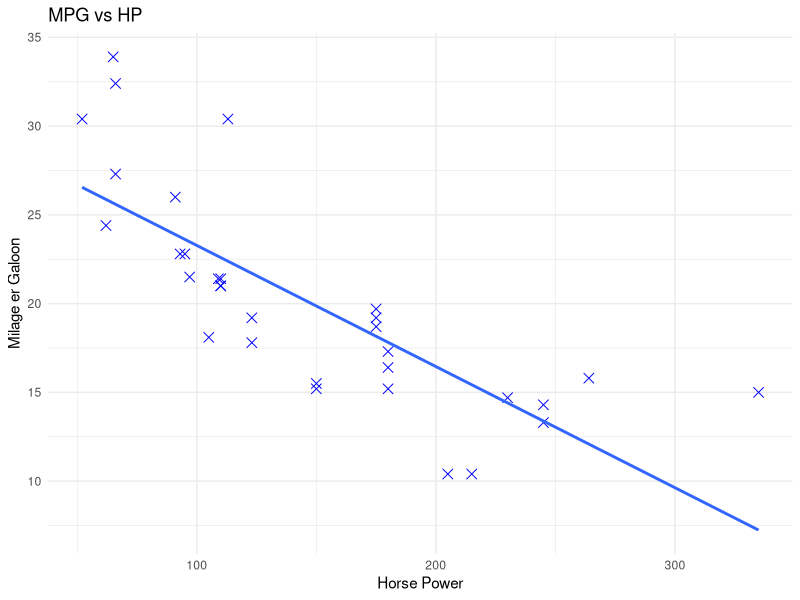

Source code (R):
data()
mtcars

cor(mtcars$mpg,mtcars$hp)
library(ggplot2)

ggplot(data=mtcars,aes(x=hp,y=mpg))+
         geom_point(shape=4,size=3,color="blue")+
         geom_smooth(method = "lm" ,se=FALSE)+
        labs(title="MPG vs HP",
             x="Horse Power",
             y="Milage er Galoon")+
  theme_minimal()
